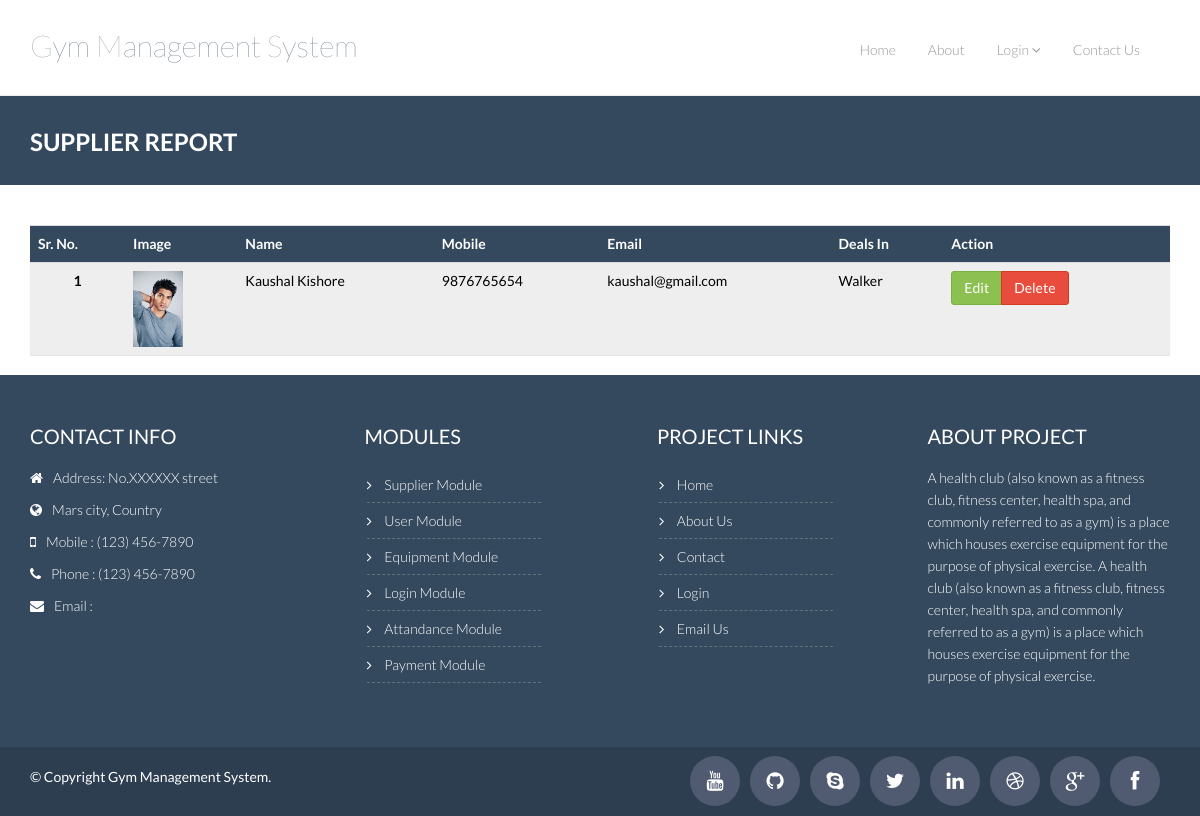
/gym_management_system/report-supplier.php, run on the app's committed database.
### tables this page shows
CREATE TABLE `supplier` (
  `supplier_id` int(11) NOT NULL,
  `supplier_name` varchar(255) NOT NULL,
  `supplier_add1` varchar(255) NOT NULL,
  `supplier_add2` varchar(255) NOT NULL,
  `supplier_city` varchar(255) NOT NULL,
  `supplier_state` varchar(255) NOT NULL,
  `supplier_country` varchar(255) NOT NULL,
  `supplier_email` varchar(255) NOT NULL,
  `supplier_mobile` varchar(255) NOT NULL,
  `supplier_equipments` varchar(255) NOT NULL,
  `supplier_image` varchar(255) NOT NULL
);

### gym_management_system/includes/functions.php (called while the page is built, shortened)
<?php
$SERVER_PATH = "http://127.0.0.1/gym_management_system/";
?>

### gym_management_system/report-supplier.php (the view, shortened to what this page needs)
<?php
	include_once("includes/header.php");
	include_once("includes/db_connect.php");
	$SQL="SELECT * FROM `supplier`";
	$rs=mysqli_query($con,$SQL) or die(mysqli_error());
?>
    <div class="breadcrumbs">
      <div class="container">
        <div class="row">
          <div class="col-lg-4 col-sm-4">
            <h1>
              Supplier Report
            </h1>
          </div>
        </div>
      </div>
    </div>
 <div class="container">
		<div class="row">
		  <div class="col-lg-12">
			<form name="frm" action="lib/supplier.php" method="post">
			  <section class="panel">
				  <table class="table table-striped table-advance table-hover" style="color:#000000">
				   <tbody>
					  <tr class="bg-primary">
						<th style="background-color:#34495e; color:#FFFFFF;">Sr. No.</th>
						<th style="background-color:#34495e; color:#FFFFFF;">Image</th>
						<th style="background-color:#34495e; color:#FFFFFF;">Name</th>
						<th style="background-color:#34495e; color:#FFFFFF;">Mobile</th>
						<th style="background-color:#34495e; color:#FFFFFF;">Email</th>
						<th style="background-color:#34495e; color:#FFFFFF;">Deals In</th>
						<th style="background-color:#34495e; color:#FFFFFF;"><i class="icon_cogs"></i> Action</th>
					  </tr>
					  <?php
						$sr_no=1;
						while($data = mysqli_fetch_assoc($rs))
						{
					  ?>
					  <tr>
						<td style="text-align:center; font-weight:bold;"><?=$sr_no++?></td>
						<td><img src="<?=$SERVER_PATH.'uploads/'.$data[supplier_image]?>" style="heigh:50px; width:50px"></td>
						<td><?=$data[supplier_name]?></td>
						<td><?=$data[supplier_mobile]?></td>
						<td><?=$data[supplier_email]?></td>
						<td><?=$data[supplier_equipments]?></td>
						<td>
						  <div class="btn-group">
						     <a href="supplier.php?supplier_id=<?php echo $data[supplier_id] ?>" class="btn btn-success">Edit</a>
                             <a class="delete-dialog btn btn-danger" data-id="<?php echo $data[supplier_id] ?>" data-toggle="modal" href="#myModal-2">Delete</a>
						  </div>
						  </td>
					  </tr>
					  <?php } ?>
				   </tbody>
				</table>
			  </section>
			 </form>
		  </div>
	  </div>
	</div>
		<?php include_once("includes/footer.php"); ?>
  </body>
</html>

### gym_management_system/css/theme.css (style rules this page uses)
body { padding-top: 70px; padding-bottom: 30px; }

### gym_management_system/css/component.css (style rules this page uses)
body { position: relative; }

### gym_management_system/css/style.css (style rules this page uses)
body { color: #797979; font-family: 'Lato', sans-serif; padding: 0px !important; margin: 0px !important; font-size: 14px; }
a, a:hover, a:focus { text-decoration: none; outline: none; }
h1, h2, h3, h4, h5, h6 { font-family: 'Lato', sans-serif; }
a { color: #444e67 }
.breadcrumbs { background: #34495e; color: #fff; padding: 30px 0; margin-bottom: 40px; }
.breadcrumbs h1 { font-size: 24px; font-weight: 600; margin: 3px 0 0; text-transform: uppercase; }
.panel { z-index: 100; box-shadow: 0 1px 1px rgba(0,0,0,0.12); border-radius: 1px; -moz-border-radius: 1px; -webkit-border-radius: 1px; }
.btn { border-radius: 4px; -webkit-border-radius: 4px; -moz-border-radius: 4px; }
.btn { font-weight: 500; -webkit-border-radius: 3px; -moz-border-radius: 3px; border-radius: 3px; border: 1px solid transparent; }
.btn.btn-success { background-color: #8cc152; border: none; -webkit-transition: all .3s ease; -moz-transition: all .3s ease; -ms-transition: all .3s ease; -o-transition: all .3s ease; transition: all .3s ease; }
.btn.btn-danger { background-color: #E74c3c; border: none; -webkit-transition: all .3s ease; -moz-transition: all .3s ease; -ms-transition: all .3s ease; -o-transition: all .3s ease; transition: all .3s ease; }
.btn-group .btn.btn-success { border: 1px solid #7ab03f }
.btn-group .btn.btn-danger { border: 1px solid #d13a24 }

### data on the page
supplier: supplier_image (picture), supplier_name "Kaushal Kishore", supplier_mobile "9876765654", supplier_email "kaushal@gmail.com", supplier_equipments "Walker"
